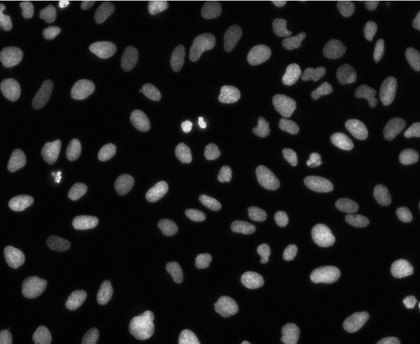
%> input picture Cells.tif, 420 x 344 px, shrunk from 634 x 520 before the run
$ octave counting_blood_cells.m   (GNU Octave 9; MATLAB toolbox functions it lacks are replaced by stand-ins)
%> lines starting %> are read from the running program, lines starting %| are printed output that depends on the picture; in (x1, y1, x2, y2) boxes, pixels count from 0 and x2, y2 are one past the last pixel; in counts of white or black regions, pixels touching at a corner belong together; the program's own positions count from 1
### erosion.m
function image = erosion(img);


ring = strel('disk', 4);
image = imerode(img, ring);
end

### counting_blood_cells.m
%% image ro mikhoonim :
A = im2double(imread('Cells.tif'));
%> A: size 344x420 double; min 0, max 0.933, mean 0.097
%% inja threshold otsu peyda mikonim :
%t = graythresh(A);
%% inja ba otsu threshold image ro siah-sefid mikonim (0 ya 1)
A = imbinarize(A, 0.18);
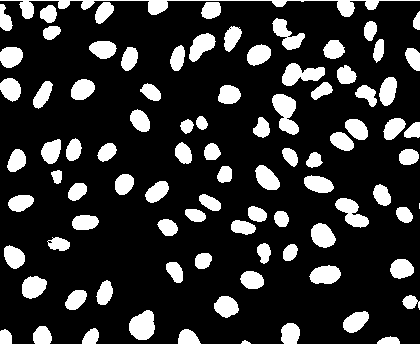
%> A: size 344x420 logical; 18.9% white; 90 white regions (1 under 20 px), largest, box (x1, y1, x2, y2) and area: (0, 0, 420, 19) 1425, (272, 94, 299, 135) 662, (282, 63, 325, 86) 592
A = A(2:size(A, 1),:);
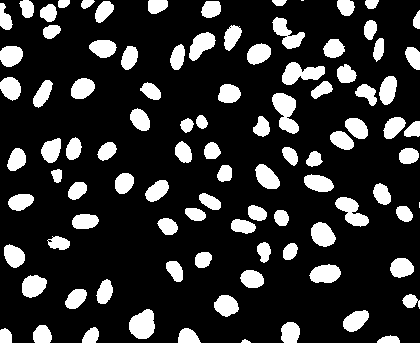
%> A: size 343x420 logical; 18.7% white; 97 white regions (2 under 20 px), largest, box (x1, y1, x2, y2) and area: (272, 93, 299, 134) 662, (282, 62, 325, 85) 592, (129, 309, 155, 339) 590

%% erosion :
%% inja erosion anjam midim ke functionesh ro
%% nevestam erosion.m
A = erosion(A);
%> in erosion, `image = imerode(img, ring);`:
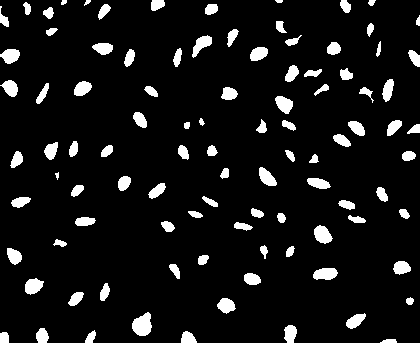
%> image: size 343x420 logical; 8.2% white; 98 white regions, largest, box (x1, y1, x2, y2) and area: (132, 312, 152, 336) 343, (314, 225, 333, 244) 244, (313, 268, 338, 280) 241

%% ye tensor be andaze size tasvir ijad mikonim
%% ta algorithm DFS ro roosh ejra konim
%% arraye visited ke hamash false hast va har bar
%% ba peymayesh kardan e har pixel visited e oon pixel
%% ro True mikonim va 8 hamsaye mojaveresh ro (mask 3 * 3 dar nazar migirim)
%% check mikonim daghighan manand e algorithm e DFS ke node haye hamsaye ro
%% toye stack gharar midadim
visited = false(size(A));
[rows,cols] = size(A);
%> rows = 343; cols = 420

B = zeros(rows,cols);
%% yek counter baraye shomaresh e connected component ha:
ID_counter = 1;

for row = 1 : rows
    for col = 1 : cols

        %% agar sath e roshanaii pixel e mored e nazar mosavi ba sefr bood
        %% in pixel ro jozve background dar nazar migirim
        %% va serfan visited e motenazer ba oon ro True mikonim
        %% agar ham ke ghablan in pixel ro visit karde boodim
        %% ke dige checkesh nmikonim
        if A(row,col) == 0
            visited(row,col) = true;

        elseif visited(row,col)
            continue;

        else

            %% vaghti ke sath e roshanaii mored e nazar 1 hast va
            %% visit ham nashode, ye stack dorost mikonim va mokhtasat e
            %% pixel e feli ro toosh zakhire mikonim
            stack = [row col];
            %disp('current row and col : ');
            %disp(stack);

            %% inja DFS ro anjam midim :
            while ~isempty(stack)

                %% az top e stack barmidarim va zakhire mikonim :
                %% inja zakhire mikonim
                loc = stack(1,:);
                %disp('loc');
                %disp(loc);
                %% inja az top e stack pop mikonim
                stack(1,:) = [];

                %% age row va col ke az top stack pop kardim
                %% ghablan visit shode bashe, kari bahash nadarim
                %% va mirim soragh e element haye baadi stack
                %% agar stack khali bood tamoom mikonim algorithm ro
                if visited(loc(1),loc(2))
                    continue;
                end

                %% dar gheire insoorat:
                %% visited e motanazer ba pixel e mored e nazar
                %% ro True mikonim, va be jaye meghdar e 1 ke
                %% sath roshanaii pixel e image e binary moon boode ro
                %% bar midarim be jash addad e current label ro mizanim
                %% baraye mesal agar pixel marboot be connected component e
                %% shomare Nth bashe, N ro be jaye sath e roshanaiish dar nazar migirim
                visited(loc(1),loc(2)) = true;
                B(loc(1),loc(2)) = ID_counter;

                %% dar marhale baadi, 8 hamsaye kenari ro barresi mikonim:
                %% yani pixel haye:
                %% (x - 1, y - 1) , (x, y - 1) , (x + 1, y + 1)
                %% (x, y - 1) , (x, y + 1),
                %% (x - 1, y + 1), (x, y + 1), (x + 1, y + 1)
                %% ro check mikonim
                [locs_y, locs_x] = meshgrid(loc(2)-1:loc(2)+1, loc(1)-1:loc(1)+1);
                locs_y = locs_y(:);
                locs_x = locs_x(:);

                %% hala check mikonim ke az location haii ke dar bala gofte shod,
                %% mahal e invalid nadashte bashim baraye mesal,
                %% dar noghat e gooshe bala chap e tasvir (x - 1, y - 1)
                %% tarif nashode va invalid hast
                out_of_bounds = locs_x < 1 | locs_x > rows | locs_y < 1 | locs_y > cols;

                locs_y(out_of_bounds) = [];
                locs_x(out_of_bounds) = [];

                %% dar in ghesmat, az mian e hamsaye ha, pixel haii ke ghablan
                %% vist karde bashim ra hazf mikonim va dobare check nmikonim
                is_visited = visited(sub2ind([rows cols], locs_x, locs_y));

                locs_y(is_visited) = [];
                locs_x(is_visited) = [];

                %% inja pixel haii ke 0 hastand, hazf mikonim :
                is_1 = A(sub2ind([rows cols], locs_x, locs_y));
                locs_y(~is_1) = [];
                locs_x(~is_1) = [];


                %% hala, ke hamsaye haro standard kardim,
                %% yani invalid, zero, ya visited nistand,
                %% hamsaye haye baghi mande ra dar stack ezafe mikonim
                stack = [stack; [locs_x locs_y]];
            end

            %% dar entehaye loop e bala,
            %% yek connected-component be tor e kamel,
            %% peymayesh mishavad va label zade mishavad
            %% bana bar in ID_counter ro yeki ezafe mikonim
            ID_counter = ID_counter + 1;
        end
    end
end
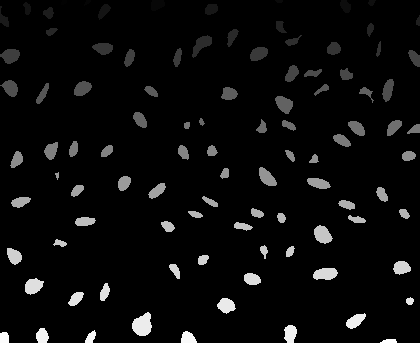
%> B: size 343x420 double; min 0, max 98, mean 4.3; drawn with min black and max white
%> visited: size 343x420 logical; every value is 1
%> after the loop, ID_counter = 99; is_1 = [false; false]; is_visited = [true; true; true; true; false; false]; loc = [343 397]; out_of_bounds = [false; false; true; false; false; true; false; false; true]

ID_counter = ID_counter - 1;
%> ID_counter = 98

disp('tedad e cell ha : ');
disp(ID_counter);
%| 98
[x, n] = bwlabel(A);
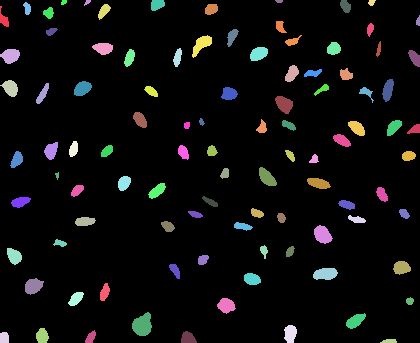
%> x: size 343x420 double; 99 distinct labels, from 0 to 98; one colour per label, 0 black
%> n = 98
disp('natije dastor e BWLABEL default e matlab : ');
disp(n);
%| 98
imshow(B);
imwrite(A,'segmented_cells.tif');

%% inja tedad e pixel haye har label ro mishomarim
%% ke barabar ba masahat e har cell hast
%% baraye in kar yek array ba size 2 * ID_counter
%% dar nazar migirim
count_ = zeros(2, ID_counter - 1);

for i = 1: ID_counter
    count_(1, i) = i;
    count_(2, i) = sum(B(:) == i);
end
%> this loop made 98 passes
%> after the loop, count_ = 98 columns, first 8: [1 2 3 4 5 6 7 8; 24 23 124 20 105 34 70 115]

%% inja miaim to file excel savesh mikonim :
xlswrite('test.xlsx', count_);
